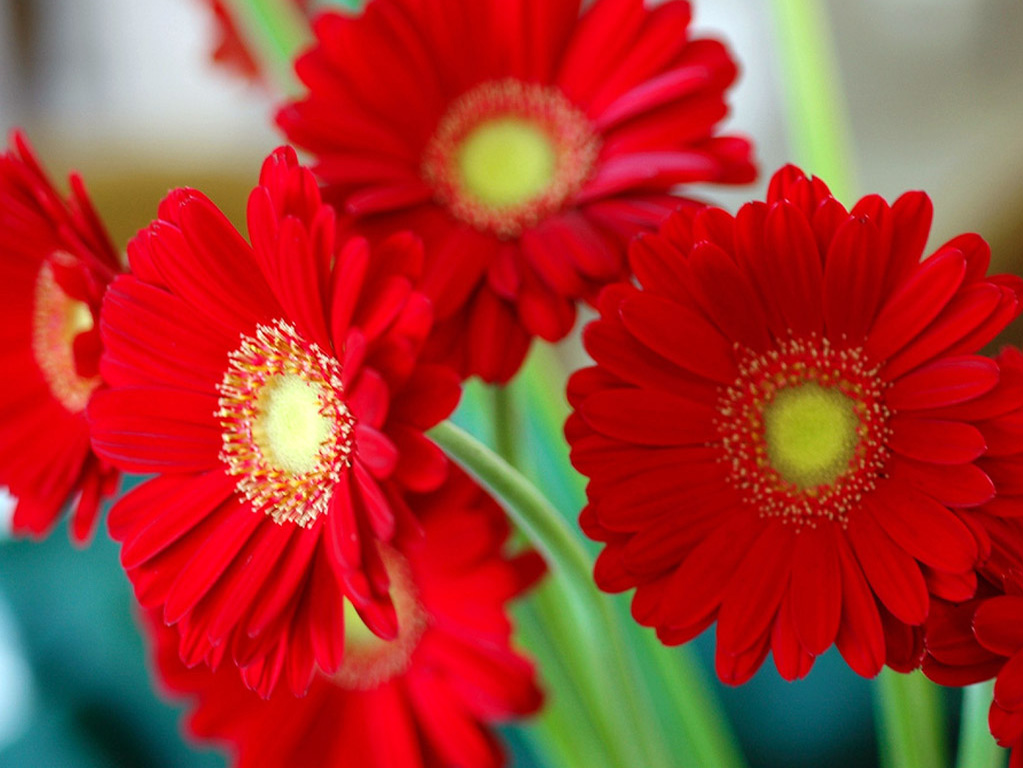
#> input picture flowers.jpg, 1023 x 768 px
$ python imagecrop.py
#> lines starting #> are read from the running program, lines starting #| are printed output that depends on the picture
from PIL import Image

image_input = Image.open("flowers.jpg")  # image name jpeg
#> image_input is the input picture: PIL image 1023x768 RGB; mean R, G, B 168, 57.1, 47.5
height = 400  # define height size of cropping image
width = 400   # define width size of cropping image
img_height, img_width = (1200, 1200)
for i in range(0, img_height, height):  # 0,1200,400
    for j in range(0, img_width, width):  # 0,1200,400
        box = (j, i, j + width, i + height)
        cropped_img = image_input.crop(box)
        cropped_img.show()
#> this loop made 3 passes
#> pass 1, `cropped_img.show()`:
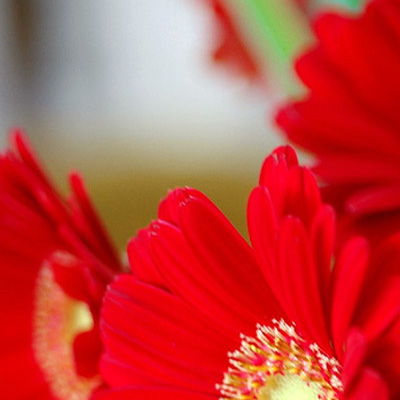
#> shown: PIL image 400x400 RGB; mean R, G, B 196.2, 68.3, 63.2
#> pass 1, `cropped_img.show()`:
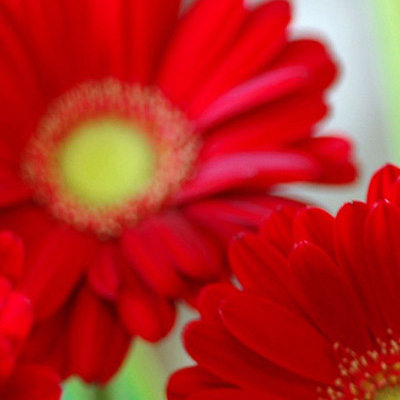
#> shown: PIL image 400x400 RGB; mean R, G, B 182.9, 40.6, 35.3
#> pass 1, `cropped_img.show()`:
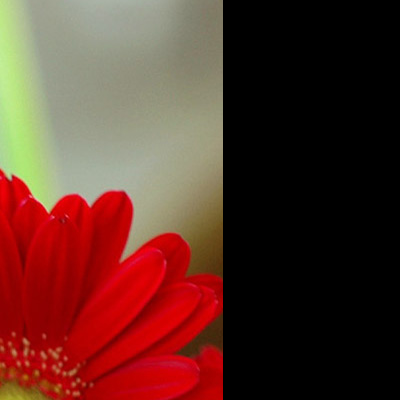
#> shown: PIL image 400x400 RGB; mean R, G, B 91.7, 50.7, 40.8
#> pass 2, `cropped_img.show()`:
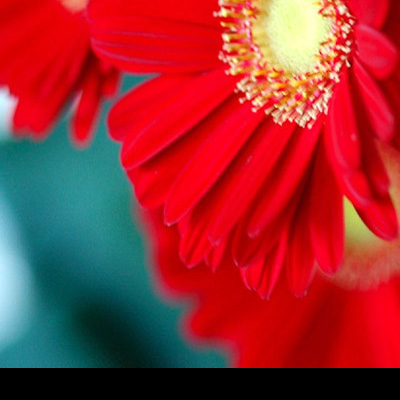
#> shown: PIL image 400x400 RGB; mean R, G, B 154.5, 45.9, 49.6
#> after the loop: cropped_img: PIL image 400x400 RGB; every value is 0
